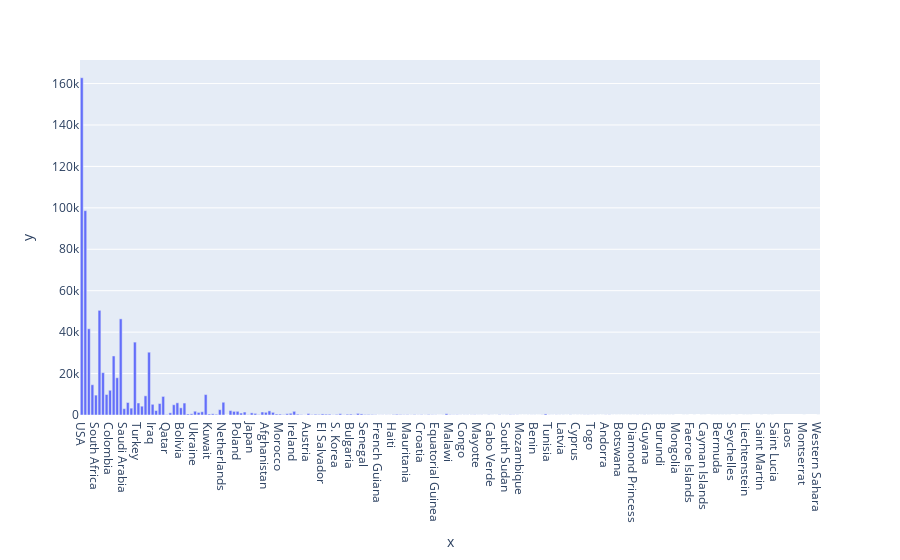

Notebook source saved alongside this figure:
### Code cell
a= px.bar(y=world_data['TotalDeaths'],x=world_data['Country/Region'])

a.show()

### Figure 1 — Plotly figure (JSON) as saved in the notebook; plotly's stock layout.template omitted (floating-point values rounded to 4 significant figures; data arrays with more than 128 entries replaced by an {"elided": "..."} marker saying what was removed)
{"data": [{"alignmentgroup": "True", "hovertemplate": "x=%{x}<br>y=%{y}<extra></extra>", "legendgroup": "", "marker": {"color": "#636efa"}, "name": "", "offsetgroup": "", "orientation": "v", "showlegend": false, "textposition": "auto", "type": "bar", "x": {"elided": "209 str values"}, "xaxis": "x", "y": {"elided": "209 int values"}, "yaxis": "y"}], "layout": {"barmode": "relative", "legend": {"tracegroupgap": 0}, "margin": {"t": 60}, "xaxis": {"anchor": "y", "domain": [0, 1], "title": {"text": "x"}}, "yaxis": {"anchor": "x", "domain": [0, 1], "title": {"text": "y"}}}}
